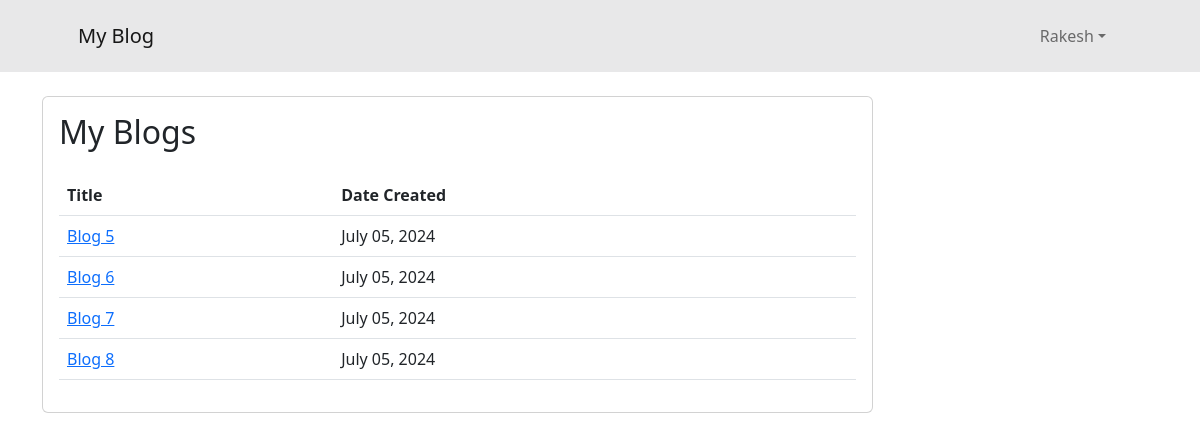
Screenshot of /profile/ (signed in) with the database file from the repository.
### Blog/models.py (models this page shows, shortened)
class Blog(models.Model):
    title = models.CharField(max_length=100)
    content = models.TextField()
    pub_date = models.DateTimeField(default=timezone.now, blank=True)
    author = models.ForeignKey(User, on_delete=models.CASCADE)

### Profile/views.py (the view)
# urls.py: path('', profile_view, name='profile-view'),
def profile_view(request):
    blogs = request.user.blog_set.all()
    return render(request, "profile.html", {'blogs': blogs})

### Blog/admin.py (called while the page is built)
    def __call__(self, request):
        if request.path.startswith(reverse("admin:index")):
            if request.user.is_authenticated:
                if not request.user.is_staff:
                    raise Http404
            else:
                raise Http404
        return self.get_response(request)

### Blog/templates/profile.html
{% extends 'base.html' %}
{% block body %}
    <div class="container mt-4">
        <div class="row">
            <div class="col-md-9">
                <div class="card">
                    <div class="card-body">
                        <h2 class="mb-4">My Blogs</h2>
                        {% if blogs %}
                            <div class="table-responsive">
                                <table class="table table-hover">
                                    <thead>
                                        <tr>
                                            <th>Title</th>
                                            <th>Date Created</th>
                                        </tr>
                                    </thead>
                                    <tbody>
                                        {% for blog in blogs %}
                                            <tr>
                                                <td><a href="{% url 'blog-view' blog.id %}">{{ blog.title }}</a></td>
                                                <td>{{ blog.pub_date|date:"F d, Y" }}</td>
                                            </tr>
                                        {% endfor %}
                                    </tbody>
                                </table>
                            </div>
                        {% else %}
                            <p>No Blogs Created.</p>
                        {% endif %}
                    </div>
                </div>
            </div>
        </div>
    </div>
{% endblock %}

### Blog/templates/base.html (shortened to what this page needs)
{% load static %}
<!DOCTYPE html>
<html lang="en">
<head>
    <link href="https://cdn.jsdelivr.net/npm/bootstrap-icons@1.5.0/font/bootstrap-icons.css" rel="stylesheet" />
    <link href="{% static 'styles.css' %}" rel="stylesheet" />
</head>
<body>
        <nav class="navbar navbar-expand-lg navbar-light bg-dark bg-opacity-10">
            <div class="container px-4 px-lg-5">
                <a class="navbar-brand" href="{% url 'home' %}">My Blog</a>
                <div class="collapse navbar-collapse" id="navbarSupportedContent">
                    <ul class="navbar-nav m-2">
                        {% if not user.is_authenticated %}
                            <li class="nav-item"><button class="btn btn-outline-dark me-2" onclick="window.location.href = '{% url 'login' %}';">Login</button></li>
                            <li class="nav-item"><button class="btn btn-outline-dark" onclick="window.location.href = '{% url 'register' %}';">Register</button> </li>
                        {% else %}
                            <li class="nav-item dropdown">
                                <a class="nav-link dropdown-toggle" id="navbarDropdown" role="Button" href="#" data-bs-toggle="dropdown" aria-expanded="false">{{ user.username }}</a>
                            </li>
                    {% endif %}
                    </ul>
                </div>
            </div>
        </nav>
    {% block body %}
    {% endblock body %}
</body>
</html>

### rows the page displays
Blog: title "Blog 5", pub_date "July 05, 2024"
Blog: title "Blog 6", pub_date "July 05, 2024"
Blog: title "Blog 7", pub_date "July 05, 2024"
Blog: title "Blog 8", pub_date "July 05, 2024"

### other values shown
{{ user.username }} "Rakesh"
